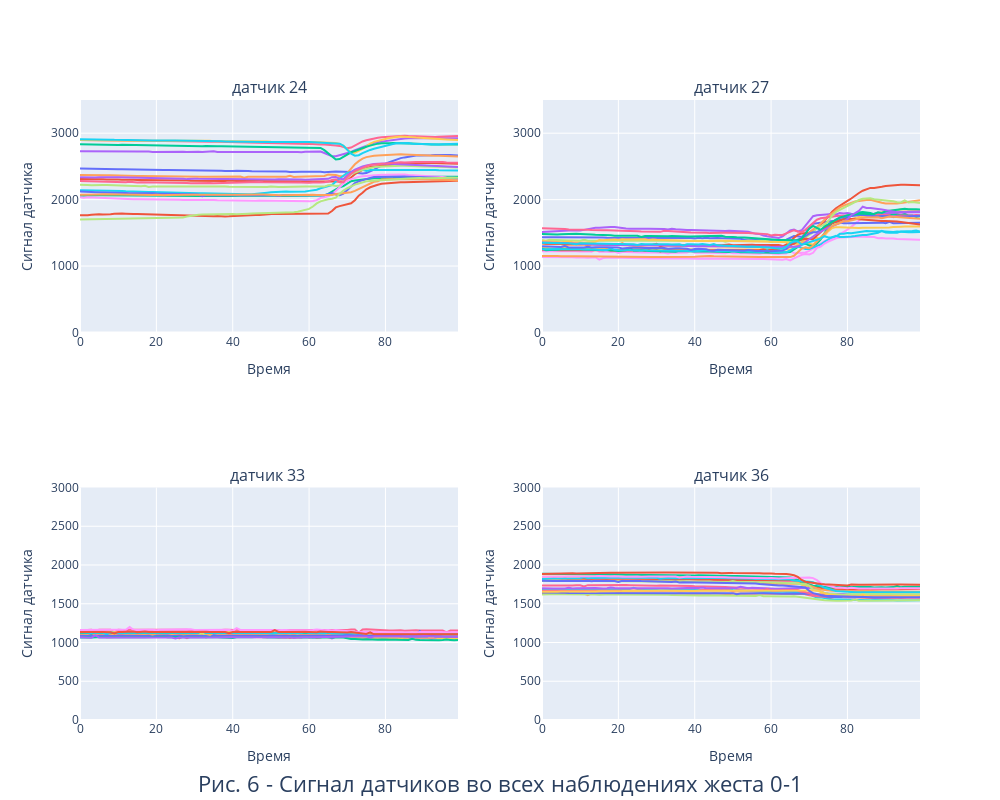

The cell this chart's notebook holds for it:
### Markdown cell above
На рис. 5 слева сигналы "сильные" датчиков, справа - "слабые". Отметим характерный скачок амплитуды у сильных датчиков в районе 70 временного интервала и практически плавное изменение амплитуды у слабых датчиков. Индексы датчиков по группам:
* сильные: [0, 2, 5, 8, 12, 15, 17, 19, 24, 27, 29, 30]
* слабые:  [21, 33, 36, 38]

Анализируя график можно сказать, что датчики реагируют на движение с небольшим  запаздыванием и разной амплитудой. 

Проверим как реагируют сенсоры в рамках произвольно выбранного жеста.

Выберем жест "0-1" и сравним сигналы 2 сильных датчиков и 2 слабых.

### Code cell
m.get_sensors_in_all_tests_plot('0-1', [24, 27, 33, 36], plot_counter=6)
